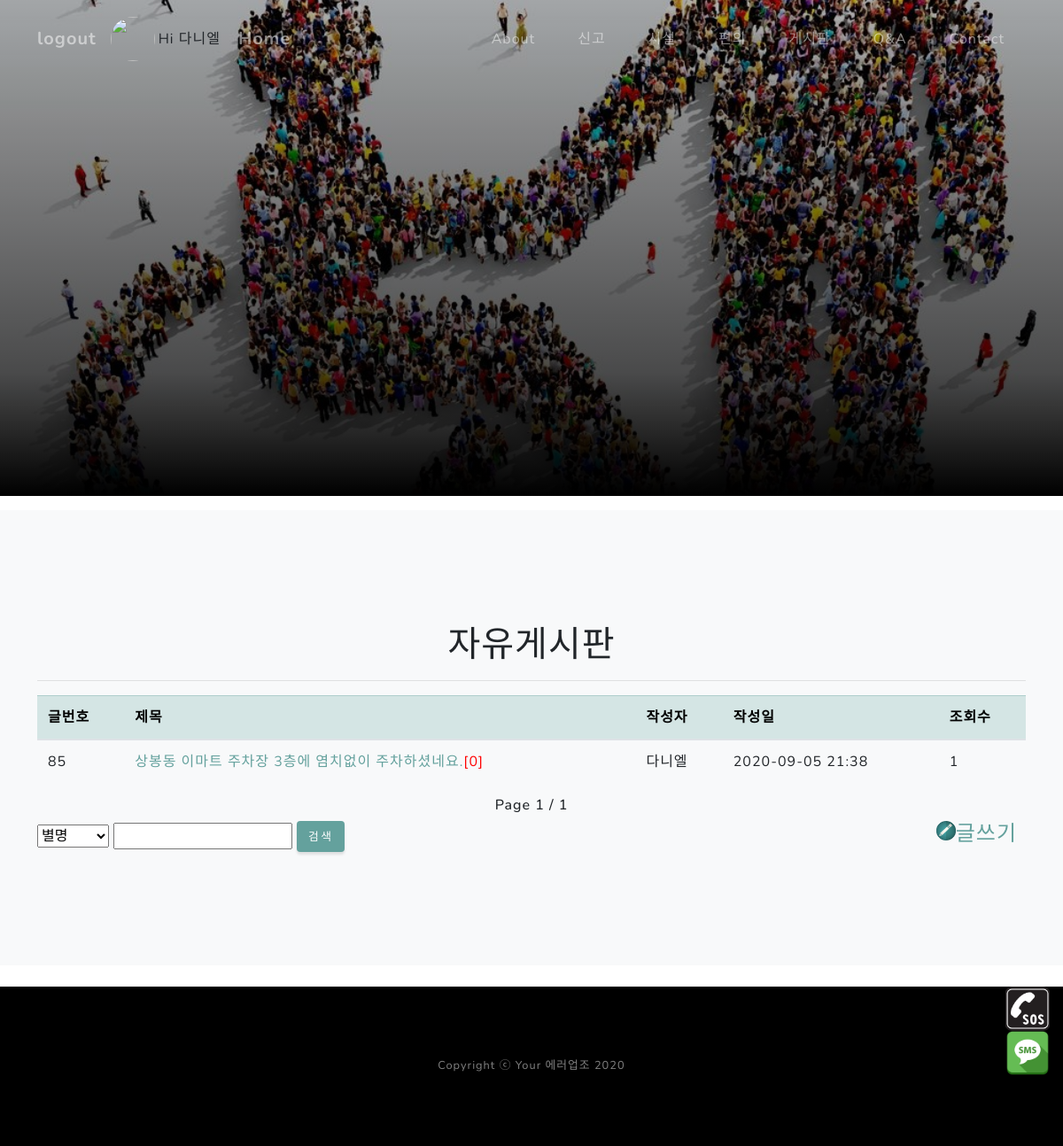
Page /fordisapp/board/ (signed in) on the earlier database version.
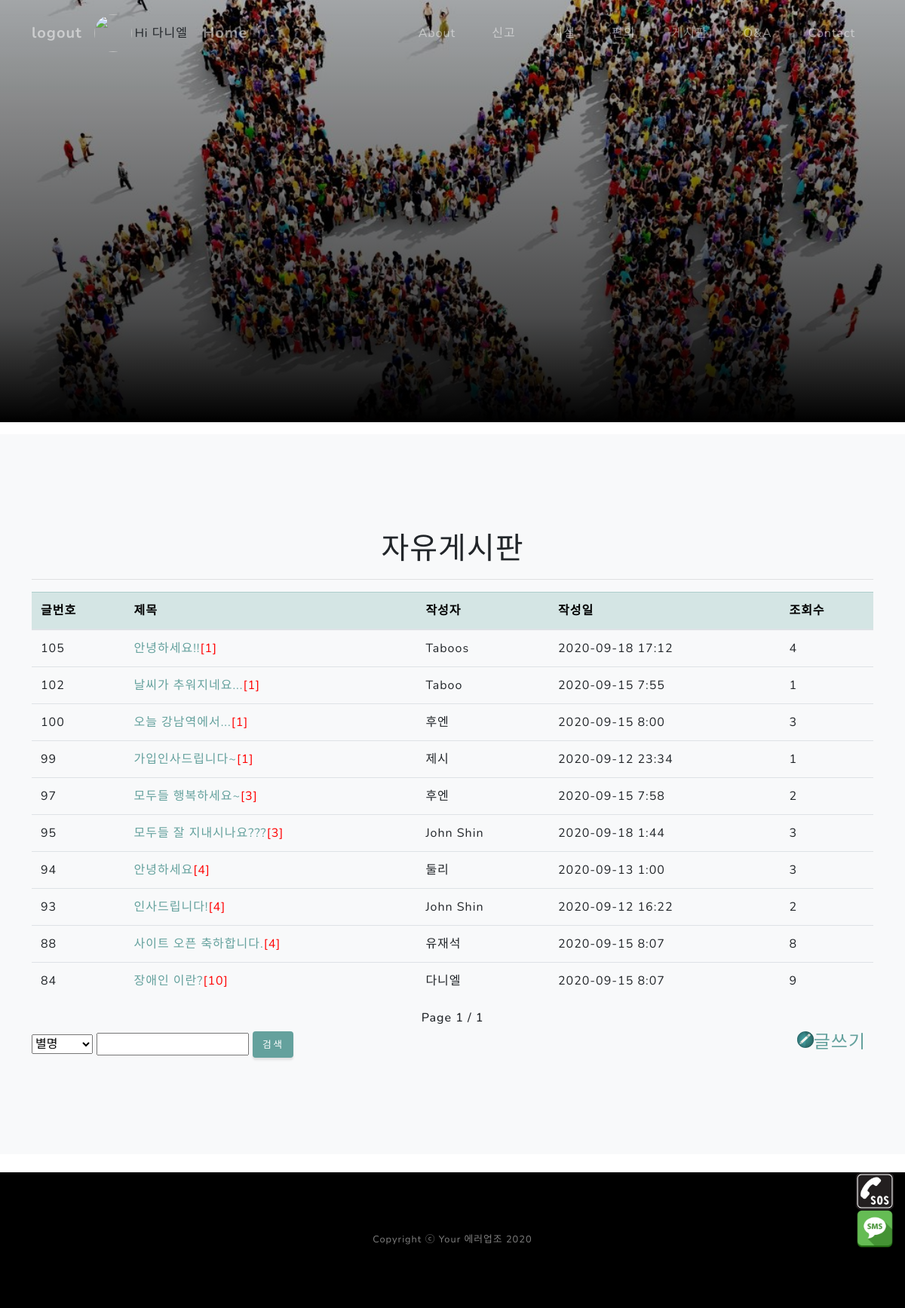
Same page on the later database version.
### fordisapp/models.py (models this page shows)
class Article(models.Model):
    awriter = models.ForeignKey('Users', db_column='userEmail', blank=False, null=False, on_delete=models.CASCADE)
    title = models.CharField(max_length=20)
    content = models.TextField()
    viewcnt = models.IntegerField(null=True)
    boardType = models.CharField(blank=True, null=True,max_length=2)
    reportPhotoId = models.CharField(max_length=100, blank=True, null=True)
    reportPhoto = models.ImageField(blank=True, null=True, upload_to=report_upload_to)
    reportLong = models.CharField(blank=True, null=True, max_length=20)
    reportLati = models.CharField(blank=True, null=True, max_length=20)
    reportAddress = models.TextField(blank=True, null=True,)
    created_at = models.DateTimeField(auto_now_add=True)
    updated_at = models.DateTimeField(auto_now=True)

class Users(models.Model):
    userEmail = models.EmailField(max_length=30, primary_key=True, verbose_name="이메일(아이디)")
    nickName = models.CharField(max_length=12, verbose_name="닉네임")
    password = models.CharField(max_length=12, verbose_name="비밀번호")
    registerDate = models.DateField(auto_now_add=True, verbose_name="가입시간")
    guardianName = models.CharField(blank=True, max_length=12, verbose_name="보호자명")
    guardianCallNum = models.CharField(blank=True, max_length=12, verbose_name="보호자전화번호")
    guardianBasicMsg = models.CharField(blank=True, max_length=100, verbose_name="보호자기본메세지")
    photo = models.FileField(blank=True, upload_to=date_upload_to)

### fordisapp/views.py (the view)
# urls.py: path('board/', views.board, name="board"),
def board(request):
    if logincheck(request)['loginyn']:
        page = request.GET.get('page', 1)
        articles = Article.objects.filter(boardType="B").annotate(cmtcnt=Count("comment__id", distinct=True) + Count("comment__comment2__id", distinct=True)).all().order_by('-id')
        paginator = Paginator(articles, 10)
        nlistpage = paginator.get_page(page)
        context = {'articles': nlistpage}
        context.update(logincheck(request))
        return render(request, 'board.html', context)
    else:
        return render(request, 'login.html', logincheck(request))

### fordisapp/views.py (called while the page is built)
def logincheck(request) :
    context = None
    if 'user' in request.session:
        user = Users.objects.get(userEmail=request.session.get('user'))
        context = {'loginyn':True,
                   'useremail':user.userEmail,
                   'nickname': user.nickName,
                   'photopath': user.photo.url,
                   'guardianName':  user.guardianName,
                   'guardianCallNum': user.guardianCallNum,
                   'guardianBasicMsg': user.guardianBasicMsg
                   }
        return context
    else:
        context = {'loginyn': False}
        return context

### fordisapp/templates/board.html (shortened to what this page needs)
{% extends 'base2.html' %}
{% load static %}
{% block content %}
<section class="projects-section bg-light" id="board">
<div class="container">
  <h1 class="text-center">자유게시판</h1>
  <hr>
<table class="table table-hover">
    <thead>
      <tr class="table-primary" style="color:black">
          <th>글번호</th>
          <th>제목</th>
          <th>작성자</th>
          <th>작성일</th>
          <th>조회수</th>
      </tr>
    </thead>
    <tbody>
  {% for article in articles %}
      <tr id="trid" >
          <td>{{ article.pk }}</td>
          <td><a href="{% url 'detail' 'B' article.pk %}#board">{{ article.title }}</a><span style="color:red">[{{ article.cmtcnt}}]</span></td>
          <td>{{ article.awriter.nickName }}</td>
          <td>{{ article.updated_at | date:'Y-m-d G:i' }}</td>
          <td> {{ article.viewcnt }}</td>
      </tr>
{% endfor %}
    </tbody>
</table>
<h6 class="text-center">
        Page {{articles.number}} / {{ articles.paginator.num_pages}}
</h6>
    <div>
        <div id="searchdiv" style=" display: inline-block">
            <select name="searchtype">
                <option value="search1">별명</option>
            </select>
            <input type="text" name="keyword" required>
            <button class="btn btn-primary" onclick="processSearch() ">검색</button>
        </div>
        <div style="float:right; display: inline-block"><a href="{% url 'create' 'B' %}"><img style="float:left; " width="22" src="/static/assets/img/boardwrite2.png" ><h4 style="float:right; margin-right:10px">글쓰기</h4></a></div>
     </div>
</div>
</section>
{% endblock %}

Differences in the rows shown:
no longer on this page (row edited): Article: pk "85", title "상봉동 이마트 주차장 3층에 염치없이 주차하셨네요.", cmtcnt "0", awriter.nickName "다니엘", updated_at "2020-09-05 21:38", viewcnt "1"
added Article: pk "105", title "안녕하세요!!", cmtcnt "1", awriter.nickName "Taboos", updated_at "2020-09-18 17:12", viewcnt "4"
added Article: pk "102", title "날씨가 추워지네요...", cmtcnt "1", awriter.nickName "Taboo", updated_at "2020-09-15 7:55", viewcnt "1"
added Article: pk "100", title "오늘 강남역에서...", cmtcnt "1", awriter.nickName "후엔", updated_at "2020-09-15 8:00", viewcnt "3"
added Article: pk "99", title "가입인사드립니다~", cmtcnt "1", awriter.nickName "제시", updated_at "2020-09-12 23:34", viewcnt "1"
added Article: pk "97", title "모두들 행복하세요~", cmtcnt "3", awriter.nickName "후엔", updated_at "2020-09-15 7:58", viewcnt "2"
added Article: pk "95", title "모두들 잘 지내시나요???", cmtcnt "3", awriter.nickName "John Shin", updated_at "2020-09-18 1:44", viewcnt "3"
added Article: pk "94", title "안녕하세요", cmtcnt "4", awriter.nickName "둘리", updated_at "2020-09-13 1:00", viewcnt "3"
added Article: pk "93", title "인사드립니다!", cmtcnt "4", awriter.nickName "John Shin", updated_at "2020-09-12 16:22", viewcnt "2"
added Article: pk "88", title "사이트 오픈 축하합니다.", cmtcnt "4", awriter.nickName "유재석", updated_at "2020-09-15 8:07", viewcnt "8"
now on this page (row edited): Article: pk "84", title "장애인 이란?", cmtcnt "10", awriter.nickName "다니엘", updated_at "2020-09-15 8:07", viewcnt "9"
